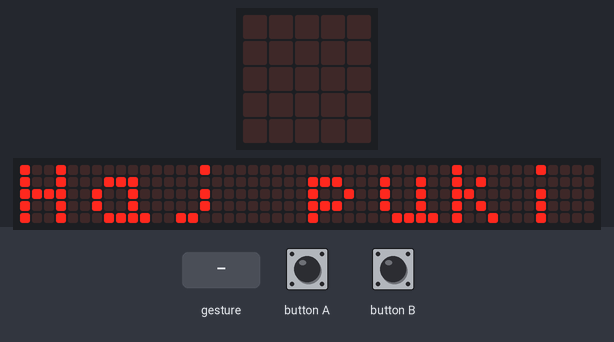
This program was run on a simulated BBC micro:bit (MakeCode). On the bench: the board's 5×5 LED display, a strip that is not on the board, showing the scrolling text unrolled. The test bench sets the inputs (shaded band). A tilt is held for 1.5 s and a shake lasts 1 s, then the board lies face up again; the 48×5 strip is a reading aid, not a part: it shows the text the display is scrolling, unrolled, one strip-width of it at a time.

Above: at 3.2 s.
At 13.8 s:
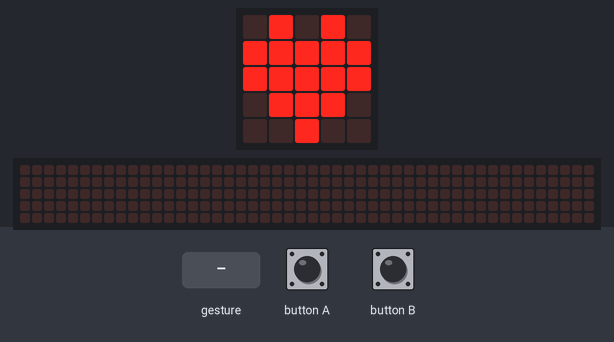
13.9 s: button B pressed for 0.15 s
At 14.57 s:
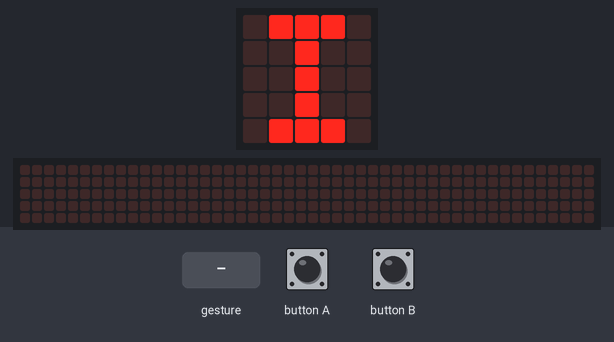
14.6 s: button A pressed for 0.15 s
15.3 s: gesture 'shake'
17.3 s: button B pressed for 0.15 s
At 20.7 s:
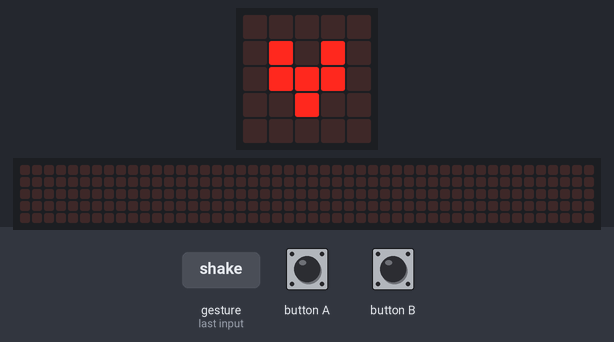

The program:

microbit-sara.py
```python
def A():
    basic.clear_screen()
    basic.show_string("Hau ar ju")

def on_button_pressed_a():
    global state
    state = 2
    A()
    state = 1
input.on_button_pressed(Button.A, on_button_pressed_a)

def on_gesture_tilt_left():
    global state
    basic.show_string("Haj puki Sawa")
    state = 1
input.on_gesture(Gesture.TILT_LEFT, on_gesture_tilt_left)

def B():
    basic.clear_screen()
    basic.show_leds("""
        . # # # .
        . . # . .
        . . # . .
        . . # . .
        . # # # .
        """)
    basic.show_icon(IconNames.SMALL_HEART)
    basic.clear_screen()
    basic.show_string("Sara")
def Shake():
    basic.clear_screen()
    basic.show_string("Baj puki  Lav ju")

def on_button_pressed_b():
    global state
    state = 2
    B()
    state = 1
input.on_button_pressed(Button.B, on_button_pressed_b)

def on_gesture_shake():
    global state
    state = 2
    Shake()
    state = 0
    while state == 0:
        basic.show_leds("""
            . . . . .
            . . . . .
            . . . . .
            . . . . .
            . . . . .
            """)
input.on_gesture(Gesture.SHAKE, on_gesture_shake)

state = 0
basic.show_string("Haj puki Sawa")
state = 1

def on_forever():
    while state == 1:
        basic.show_icon(IconNames.HEART)
basic.forever(on_forever)
```

Measured:
- after the input at 13.9 s, the display: first changes after 0.15 s (image 2 shows a later state)
- after the input at 17.3 s, the display: first differs from a run without the input after 2.6 s (image 3 shows a later state)
- what the display in image 0 shows lasts 0.6 s, from 3.2 s to 3.8 s
